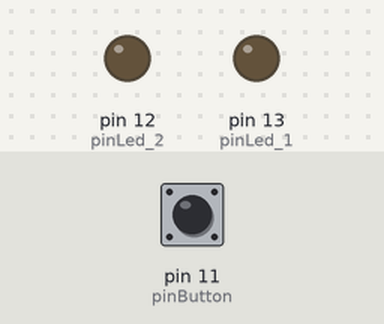
Bench run of a sketch on a simulated Arduino Leonardo, built with avr-gcc and run on an emulated ATmega32U4. Parts: output pins drawn as LEDs (lit = HIGH). The test bench sets the inputs (shaded band); at power-on: pin 11 (pinButton) HIGH.

Above: at 1.2 s.
1.3 s: pin 11 (pinButton) pulled LOW for 0.15 s
At 1.8 s:
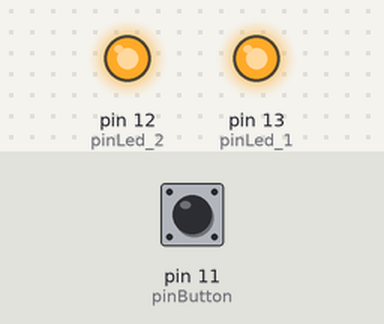
2.9 s: pin 11 (pinButton) pulled LOW for 1 s
At 4.3 s:
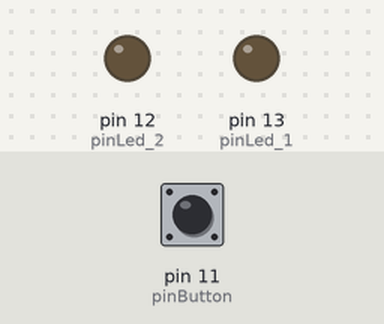
5.4 s: pin 11 (pinButton) pulled LOW for 3.2 s
At 6.2 s:
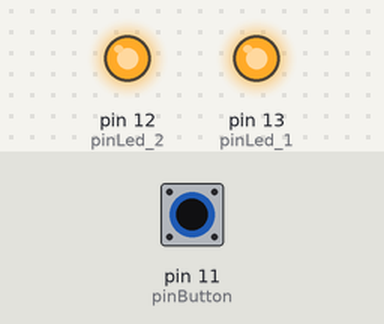
Timing chart, 0 to 8.4 s (numbered marks = the images above; inputs shaded):
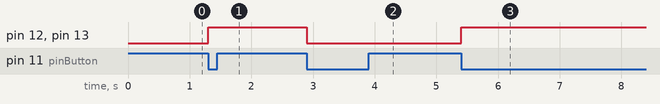

Measured:
- after the input at 1.3 s, pin 12 (pinLed_2), pin 13 (pinLed_1): LOW → HIGH at once
- after the input at 2.9 s, pin 12 (pinLed_2), pin 13 (pinLed_1): HIGH → LOW at once
- after the input at 5.4 s, pin 12 (pinLed_2), pin 13 (pinLed_1): LOW → HIGH at once

The sketch:

esercizio1.ino
```cpp
/*
*   Autore: Ignazio Leonardo Calogero Sperandeo
*   Data: 2026-10-07
*   Consegna: Rif. README.md
*   Soluzione con if
*   by jimbug // :)
*/


int pinLed_1 = 13;
int pinLed_2 = 12;
int pinButton = 11;

bool currentState = false;
bool lastState = false;
bool ledState = false;

void setup(){
    pinMode(pinLed_1, OUTPUT);
    pinMode(pinLed_2, OUTPUT);
    pinMode(pinButton, INPUT_PULLUP);

}

void loop(){
    currentState = digitalRead(pinButton);

    ledState ^= (lastState && !currentState);       // inverte lo stato dei LED alla pressione.

    digitalWrite(pinLed_1, ledState);
    digitalWrite(pinLed_2, ledState);

    lastState = currentState;

    delay(50);
}
```
